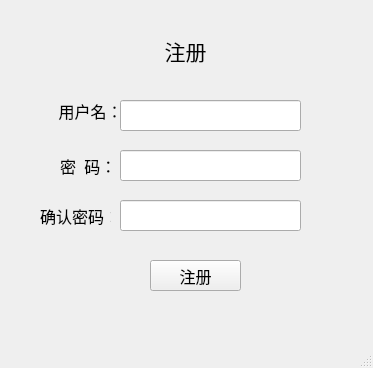
<?xml version="1.0" encoding="UTF-8"?>
<ui version="4.0">
 <class>MainWindow</class>
 <widget class="QMainWindow" name="MainWindow">
  <property name="geometry">
   <rect>
    <x>0</x>
    <y>0</y>
    <width>373</width>
    <height>368</height>
   </rect>
  </property>
  <property name="windowTitle">
   <string>MainWindow</string>
  </property>
  <widget class="QWidget" name="centralwidget">
   <widget class="QLabel" name="label">
    <property name="geometry">
     <rect>
      <x>140</x>
      <y>30</y>
      <width>91</width>
      <height>41</height>
     </rect>
    </property>
    <property name="font">
     <font>
      <family>宋体</family>
      <pointsize>16</pointsize>
     </font>
    </property>
    <property name="text">
     <string>注册</string>
    </property>
    <property name="alignment">
     <set>Qt::AlignCenter</set>
    </property>
   </widget>
   <widget class="QLabel" name="label_2">
    <property name="geometry">
     <rect>
      <x>50</x>
      <y>100</y>
      <width>81</width>
      <height>21</height>
     </rect>
    </property>
    <property name="font">
     <font>
      <family>宋体</family>
      <pointsize>12</pointsize>
     </font>
    </property>
    <property name="text">
     <string>用户名：</string>
    </property>
    <property name="alignment">
     <set>Qt::AlignCenter</set>
    </property>
   </widget>
   <widget class="QLabel" name="label_3">
    <property name="geometry">
     <rect>
      <x>60</x>
      <y>150</y>
      <width>61</width>
      <height>31</height>
     </rect>
    </property>
    <property name="font">
     <font>
      <family>宋体</family>
      <pointsize>12</pointsize>
     </font>
    </property>
    <property name="text">
     <string>密  码：</string>
    </property>
   </widget>
   <widget class="QLabel" name="label_4">
    <property name="geometry">
     <rect>
      <x>40</x>
      <y>200</y>
      <width>71</width>
      <height>31</height>
     </rect>
    </property>
    <property name="font">
     <font>
      <family>宋体</family>
      <pointsize>12</pointsize>
     </font>
    </property>
    <property name="text">
     <string>确认密码：</string>
    </property>
   </widget>
   <widget class="QLineEdit" name="lineEdit">
    <property name="geometry">
     <rect>
      <x>120</x>
      <y>100</y>
      <width>181</width>
      <height>31</height>
     </rect>
    </property>
   </widget>
   <widget class="QLineEdit" name="lineEdit_2">
    <property name="geometry">
     <rect>
      <x>120</x>
      <y>150</y>
      <width>181</width>
      <height>31</height>
     </rect>
    </property>
   </widget>
   <widget class="QLineEdit" name="lineEdit_3">
    <property name="geometry">
     <rect>
      <x>120</x>
      <y>200</y>
      <width>181</width>
      <height>31</height>
     </rect>
    </property>
   </widget>
   <widget class="QPushButton" name="pushButton">
    <property name="geometry">
     <rect>
      <x>150</x>
      <y>260</y>
      <width>91</width>
      <height>31</height>
     </rect>
    </property>
    <property name="font">
     <font>
      <family>宋体</family>
      <pointsize>12</pointsize>
     </font>
    </property>
    <property name="text">
     <string>注册</string>
    </property>
   </widget>
  </widget>
  <widget class="QMenuBar" name="menubar">
   <property name="geometry">
    <rect>
     <x>0</x>
     <y>0</y>
     <width>373</width>
     <height>23</height>
    </rect>
   </property>
  </widget>
  <widget class="QStatusBar" name="statusbar"/>
 </widget>
 <resources/>
 <connections/>
</ui>
